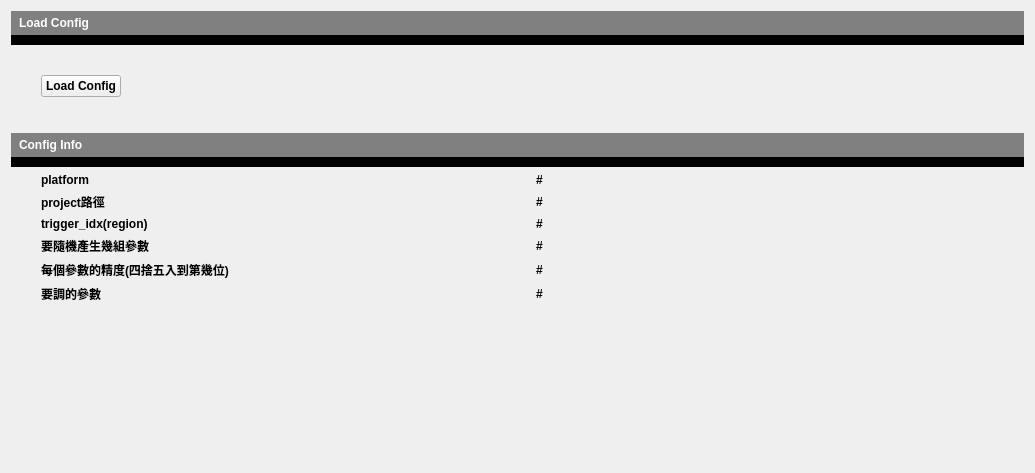
<?xml version="1.0" encoding="UTF-8"?>
<ui version="4.0">
 <class>Form</class>
 <widget class="QWidget" name="Form">
  <property name="geometry">
   <rect>
    <x>0</x>
    <y>0</y>
    <width>1035</width>
    <height>473</height>
   </rect>
  </property>
  <property name="windowTitle">
   <string>Form</string>
  </property>
  <property name="styleSheet">
   <string notr="true">font-family:微軟正黑體;
font-weight: bold;</string>
  </property>
  <layout class="QVBoxLayout" name="verticalLayout_5">
   <item>
    <layout class="QVBoxLayout" name="verticalLayout_4">
     <property name="spacing">
      <number>30</number>
     </property>
     <property name="bottomMargin">
      <number>30</number>
     </property>
     <item>
      <widget class="QLabel" name="label_4">
       <property name="styleSheet">
        <string notr="true">background-color: rgb(128, 128, 128);
color: white;
padding: 5px;
border-bottom: 10px solid black;</string>
       </property>
       <property name="text">
        <string>Load Config</string>
       </property>
      </widget>
     </item>
     <item>
      <layout class="QHBoxLayout" name="horizontalLayout_4">
       <property name="leftMargin">
        <number>30</number>
       </property>
       <item>
        <widget class="QPushButton" name="load_config_btn">
         <property name="sizePolicy">
          <sizepolicy hsizetype="Maximum" vsizetype="Fixed">
           <horstretch>0</horstretch>
           <verstretch>0</verstretch>
          </sizepolicy>
         </property>
         <property name="toolTip">
          <string>Config會指定要調
哪一個平台(c6 or c7)
哪一包project
哪一個region
哪些參數
參數範圍的設定與精度
要隨機生成多少組參數等等</string>
         </property>
         <property name="text">
          <string>Load Config</string>
         </property>
        </widget>
       </item>
       <item>
        <widget class="QLabel" name="config_path">
         <property name="text">
          <string/>
         </property>
        </widget>
       </item>
      </layout>
     </item>
    </layout>
   </item>
   <item>
    <layout class="QVBoxLayout" name="verticalLayout_8">
     <item>
      <widget class="QLabel" name="label_7">
       <property name="styleSheet">
        <string notr="true">background-color: rgb(128, 128, 128);
color: white;
padding: 5px;
border-bottom: 10px solid black;</string>
       </property>
       <property name="text">
        <string>Config Info</string>
       </property>
      </widget>
     </item>
     <item>
      <layout class="QGridLayout" name="gridLayout" columnstretch="0,0">
       <property name="leftMargin">
        <number>30</number>
       </property>
       <item row="0" column="1">
        <widget class="QLabel" name="platform">
         <property name="text">
          <string>#</string>
         </property>
        </widget>
       </item>
       <item row="0" column="0">
        <widget class="QLabel" name="label">
         <property name="text">
          <string>platform</string>
         </property>
        </widget>
       </item>
       <item row="2" column="1">
        <widget class="QLabel" name="trigger_idx">
         <property name="text">
          <string>#</string>
         </property>
        </widget>
       </item>
       <item row="2" column="0">
        <widget class="QLabel" name="label_3">
         <property name="text">
          <string>trigger_idx(region)</string>
         </property>
        </widget>
       </item>
       <item row="1" column="0">
        <widget class="QLabel" name="label_2">
         <property name="text">
          <string>project路徑</string>
         </property>
        </widget>
       </item>
       <item row="1" column="1">
        <widget class="QLabel" name="project_path">
         <property name="text">
          <string>#</string>
         </property>
        </widget>
       </item>
       <item row="3" column="1">
        <widget class="QLabel" name="gen_num">
         <property name="text">
          <string>#</string>
         </property>
        </widget>
       </item>
       <item row="4" column="0">
        <widget class="QLabel" name="label_6">
         <property name="text">
          <string>每個參數的精度(四捨五入到第幾位)</string>
         </property>
        </widget>
       </item>
       <item row="3" column="0">
        <widget class="QLabel" name="label_5">
         <property name="text">
          <string>要隨機產生幾組參數</string>
         </property>
        </widget>
       </item>
       <item row="5" column="0">
        <widget class="QLabel" name="label_8">
         <property name="text">
          <string>要調的參數</string>
         </property>
        </widget>
       </item>
       <item row="4" column="1">
        <widget class="QLabel" name="step">
         <property name="text">
          <string>#</string>
         </property>
        </widget>
       </item>
       <item row="5" column="1">
        <widget class="QLabel" name="param_name">
         <property name="text">
          <string>#</string>
         </property>
        </widget>
       </item>
      </layout>
     </item>
    </layout>
   </item>
   <item>
    <spacer name="verticalSpacer">
     <property name="orientation">
      <enum>Qt::Vertical</enum>
     </property>
     <property name="sizeHint" stdset="0">
      <size>
       <width>20</width>
       <height>40</height>
      </size>
     </property>
    </spacer>
   </item>
  </layout>
 </widget>
 <resources/>
 <connections/>
</ui>
